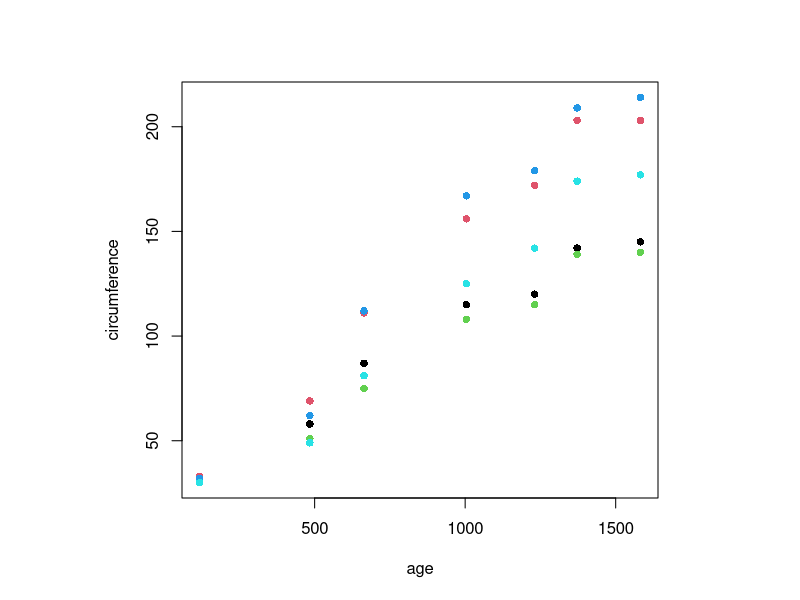
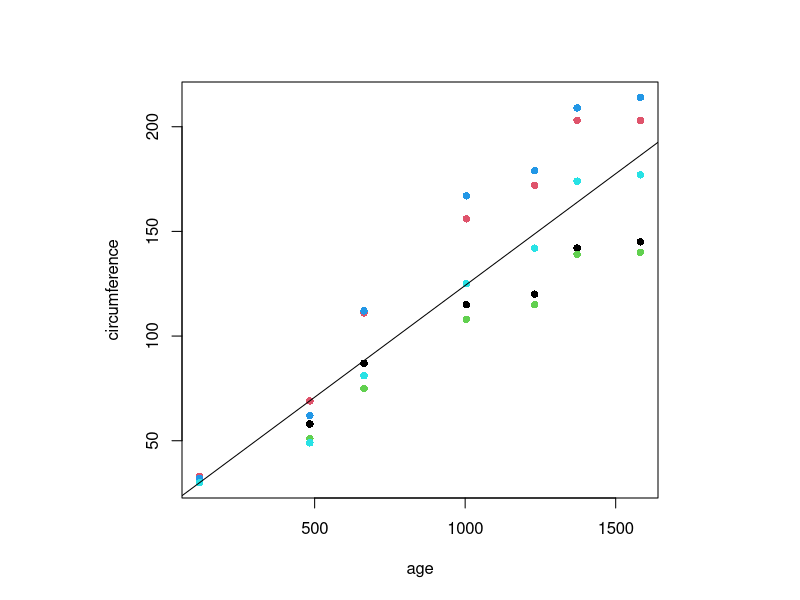
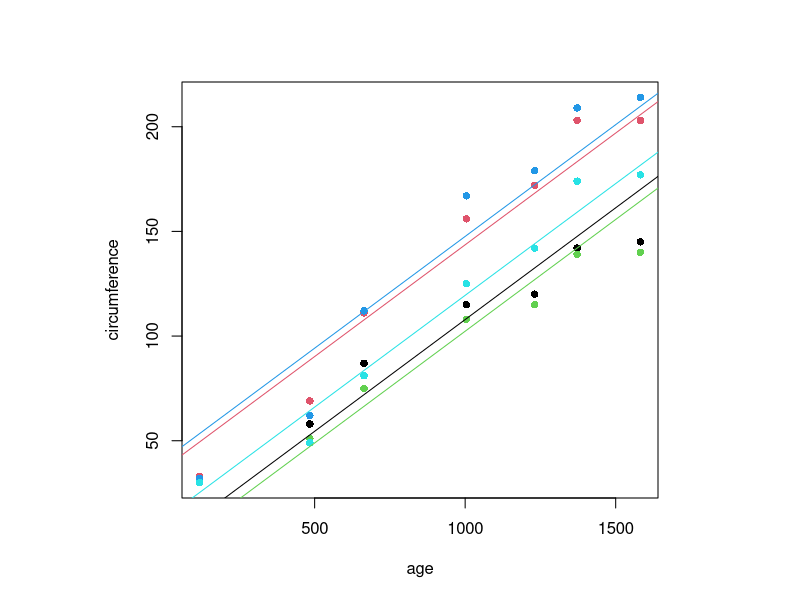
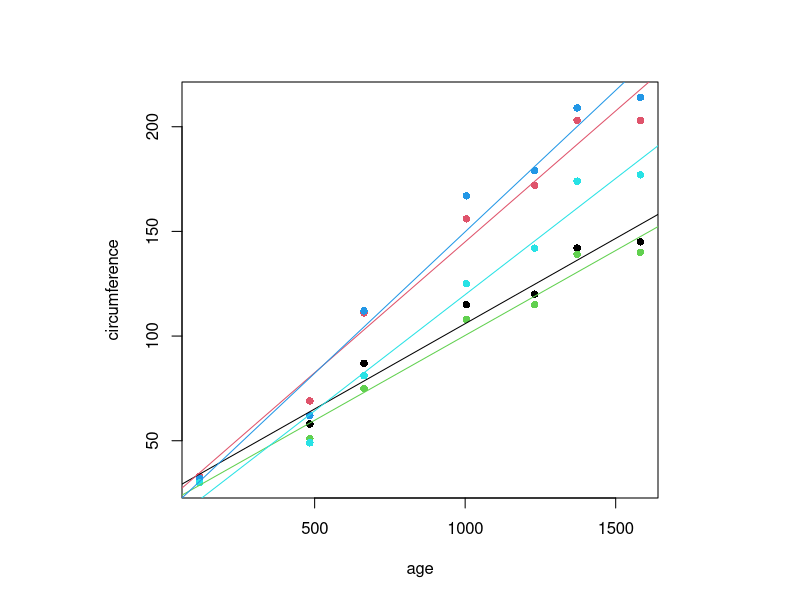
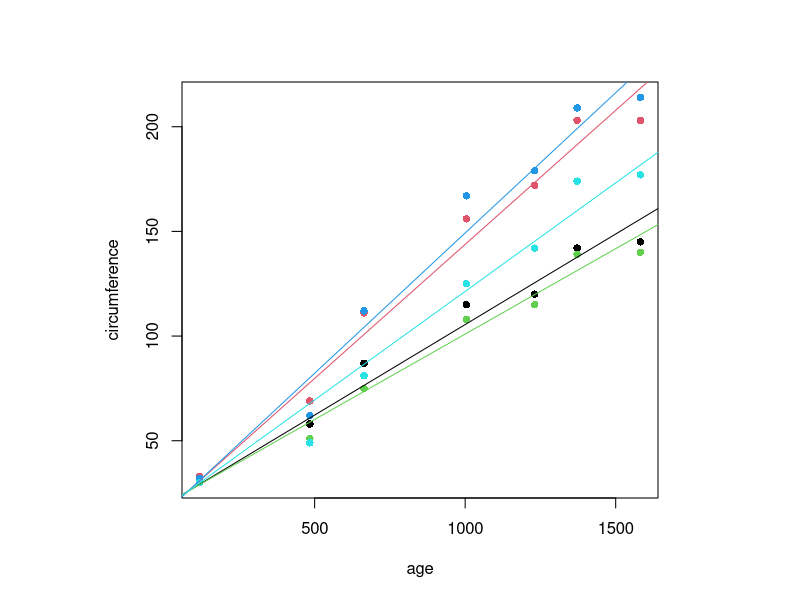
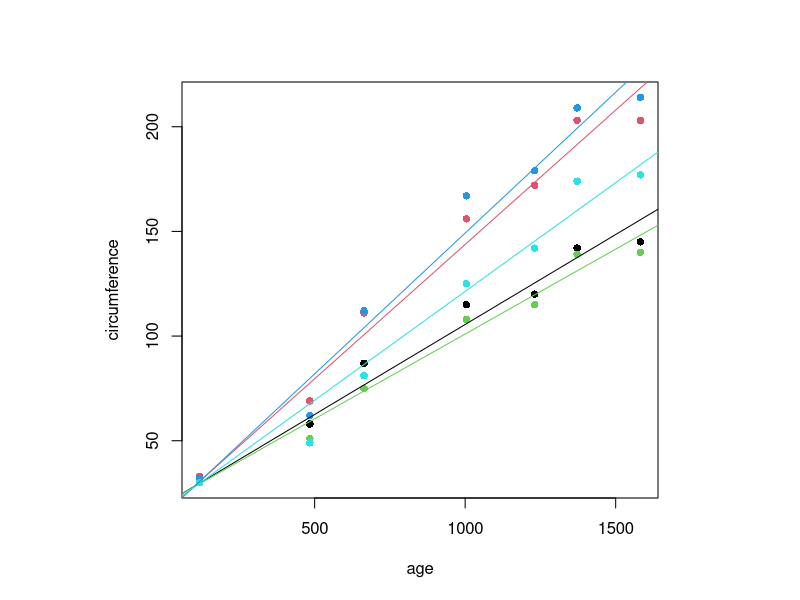
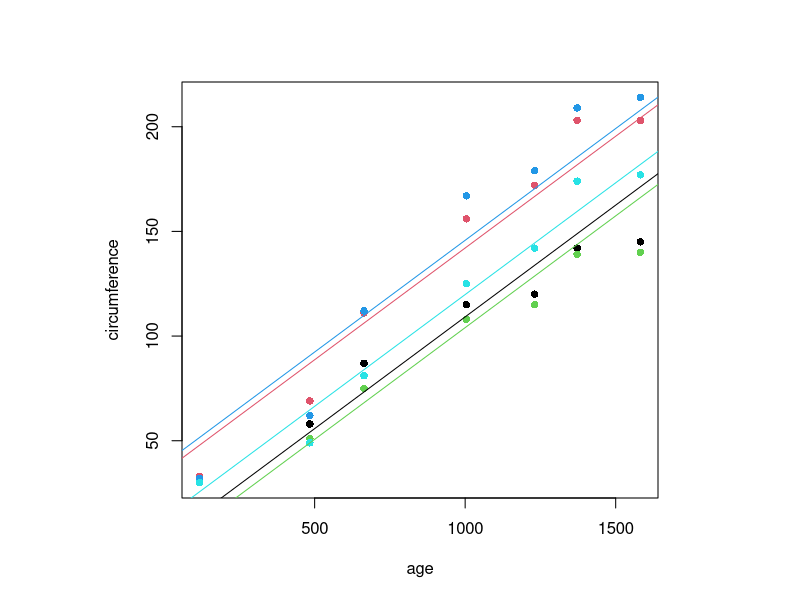
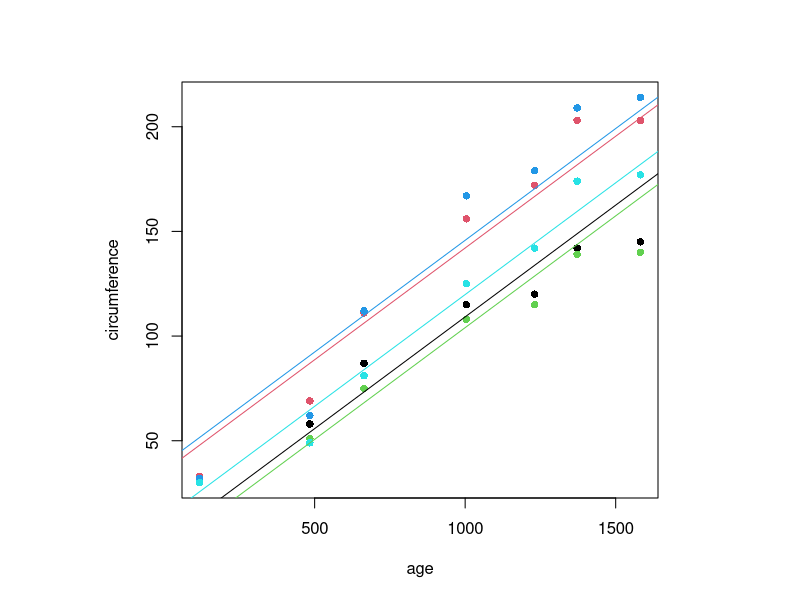

These figures' R source, in order:
## ---- chunk 1
knitr::opts_chunk$set(collapse=TRUE, comment = "#>", fig.width=9, fig.height=6, eval=TRUE, echo=TRUE, results="verbatim", warning=FALSE)
## ---- chunk 2
d = datasets::Orange
d$Tree = factor(d$Tree, levels=unique(d$Tree), order=FALSE)
head(d)
dim(d)
layout(1, respect=TRUE)
plot(circumference~age, d, pch=16, col=d$Tree)
## ---- chunk 3
m0 = lm(circumference~age, d)
m1 = lm(circumference~age+Tree, d)
m2 = lm(circumference~age*Tree, d)
## ---- chunk 4
layout(1, respect=TRUE)

m0 = lm(circumference~age, d)
summary(m0)
plot(circumference~age, d, pch=16, col=d$Tree)
abline(m0)

m1 = lm(circumference~age+Tree, d)
summary(m1)
plot(circumference~age, d, pch=16, col=d$Tree)
abline(a=m1$coef[1]             , b=m1$coef[2], col=1)
abline(a=m1$coef[1] + m1$coef[3], b=m1$coef[2], col=2)
abline(a=m1$coef[1] + m1$coef[4], b=m1$coef[2], col=3)
abline(a=m1$coef[1] + m1$coef[5], b=m1$coef[2], col=4)
abline(a=m1$coef[1] + m1$coef[6], b=m1$coef[2], col=5)


m2 = lm(circumference~age*Tree, d)
summary(m2)
plot(circumference~age, d, pch=16, col=d$Tree)
abline(a=m2$coef[1]             , b=m2$coef[2]              , col=1)
abline(a=m2$coef[1] + m2$coef[3], b=m2$coef[2] + m2$coef[7] , col=2)
abline(a=m2$coef[1] + m2$coef[4], b=m2$coef[2] + m2$coef[8] , col=3)
abline(a=m2$coef[1] + m2$coef[5], b=m2$coef[2] + m2$coef[9] , col=4)
abline(a=m2$coef[1] + m2$coef[6], b=m2$coef[2] + m2$coef[10], col=5)
## ---- chunk 5
m3 = nlme::lme(circumference ~ age, data=d)
m4 = lme4::lmer(circumference ~ age + (age | Tree), data=d)
## ---- chunk 6
layout(1, respect=TRUE)

# library(nlme)
# res.lme = lme(distance ~ age, data = Orthodont) summary(res.lme)
m3 = nlme::lme(circumference ~ age, data=d)
summary(m3)
coef(m3)
plot(circumference~age, d, pch=16, col=d$Tree)
abline(a=coef(m3)[1,1], b=coef(m3)[1,2], col=1)
abline(a=coef(m3)[2,1], b=coef(m3)[2,2], col=2)
abline(a=coef(m3)[3,1], b=coef(m3)[3,2], col=3)
abline(a=coef(m3)[4,1], b=coef(m3)[4,2], col=4)
abline(a=coef(m3)[5,1], b=coef(m3)[5,2], col=5)

m4 = lme4::lmer(circumference ~ age + (age | Tree), data=d)
summary(m4)
coef(m4)
plot(circumference~age, d, pch=16, col=d$Tree)
abline(a=coef(m4)$Tree[1,1], b=coef(m4)$Tree[1,2], col=1)
abline(a=coef(m4)$Tree[2,1], b=coef(m4)$Tree[2,2], col=2)
abline(a=coef(m4)$Tree[3,1], b=coef(m4)$Tree[3,2], col=3)
abline(a=coef(m4)$Tree[4,1], b=coef(m4)$Tree[4,2], col=4)
abline(a=coef(m4)$Tree[5,1], b=coef(m4)$Tree[5,2], col=5)
## ---- chunk 7
m5 = nlme::lme( circumference ~ age, random = ~ 1, data = d)
m6 = lme4::lmer(circumference ~ age + (1 | Tree), data = d)
m7 = nlme::lme( circumference ~ age, random = ~ age-1, data = d)
m8 = lme4::lmer(circumference ~ age + (0+age | Tree), data = d)
## ---- chunk 8
layout(1, respect=TRUE)

m5 = nlme::lme( circumference ~ age, random = ~ 1, data = d)
summary(m5)
coef(m5)
plot(circumference~age, d, pch=16, col=d$Tree)
abline(a=coef(m5)[1,1], b=coef(m5)[1,2], col=1)
abline(a=coef(m5)[2,1], b=coef(m5)[2,2], col=2)
abline(a=coef(m5)[3,1], b=coef(m5)[3,2], col=3)
abline(a=coef(m5)[4,1], b=coef(m5)[4,2], col=4)
abline(a=coef(m5)[5,1], b=coef(m5)[5,2], col=5)


m6 = lme4::lmer(circumference ~ age + (1 | Tree), data = d)
summary(m6)
coef(m6)
plot(circumference~age, d, pch=16, col=d$Tree)
abline(a=coef(m6)$Tree[1,1], b=coef(m6)$Tree[1,2], col=1)
abline(a=coef(m6)$Tree[2,1], b=coef(m6)$Tree[2,2], col=2)
abline(a=coef(m6)$Tree[3,1], b=coef(m6)$Tree[3,2], col=3)
abline(a=coef(m6)$Tree[4,1], b=coef(m6)$Tree[4,2], col=4)
abline(a=coef(m6)$Tree[5,1], b=coef(m6)$Tree[5,2], col=5)


m7 = nlme::lme( circumference ~ age, random = ~ age-1, data = d)
summary(m7)
coef(m7)
plot(circumference~age, d, pch=16, col=d$Tree)
abline(a=coef(m7)[1,1], b=coef(m7)[1,2], col=1)
abline(a=coef(m7)[2,1], b=coef(m7)[2,2], col=2)
abline(a=coef(m7)[3,1], b=coef(m7)[3,2], col=3)
abline(a=coef(m7)[4,1], b=coef(m7)[4,2], col=4)
abline(a=coef(m7)[5,1], b=coef(m7)[5,2], col=5)


m8 = lme4::lmer(circumference ~ age + (0+age | Tree), data = d)
summary(m8)
coef(m8)
plot(circumference~age, d, pch=16, col=d$Tree)
abline(a=coef(m8)$Tree[1,1], b=coef(m8)$Tree[1,2], col=1)
abline(a=coef(m8)$Tree[2,1], b=coef(m8)$Tree[2,2], col=2)
abline(a=coef(m8)$Tree[3,1], b=coef(m8)$Tree[3,2], col=3)
abline(a=coef(m8)$Tree[4,1], b=coef(m8)$Tree[4,2], col=4)
abline(a=coef(m8)$Tree[5,1], b=coef(m8)$Tree[5,2], col=5)
## ---- chunk 9
BIC(m0)
BIC(m1)
BIC(m2)
BIC(m3)
BIC(m4)
BIC(m5)
BIC(m6)
BIC(m7)
BIC(m8)
## ---- chunk 10
sessionInfo()
